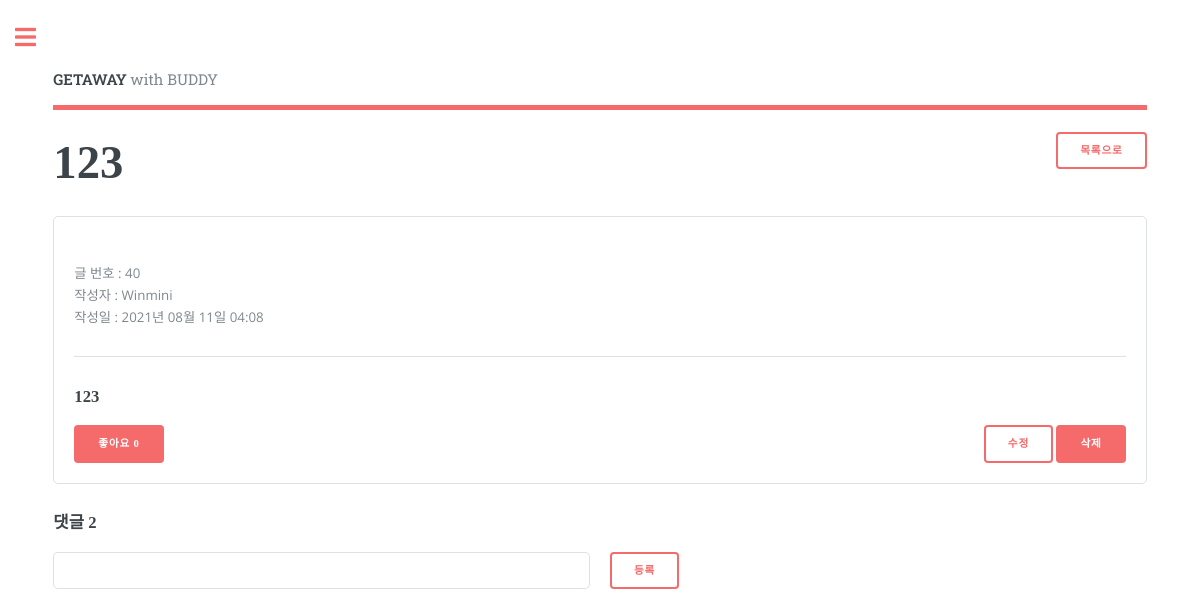
/detail/40/ (signed in), run on an earlier commit of the app's database.
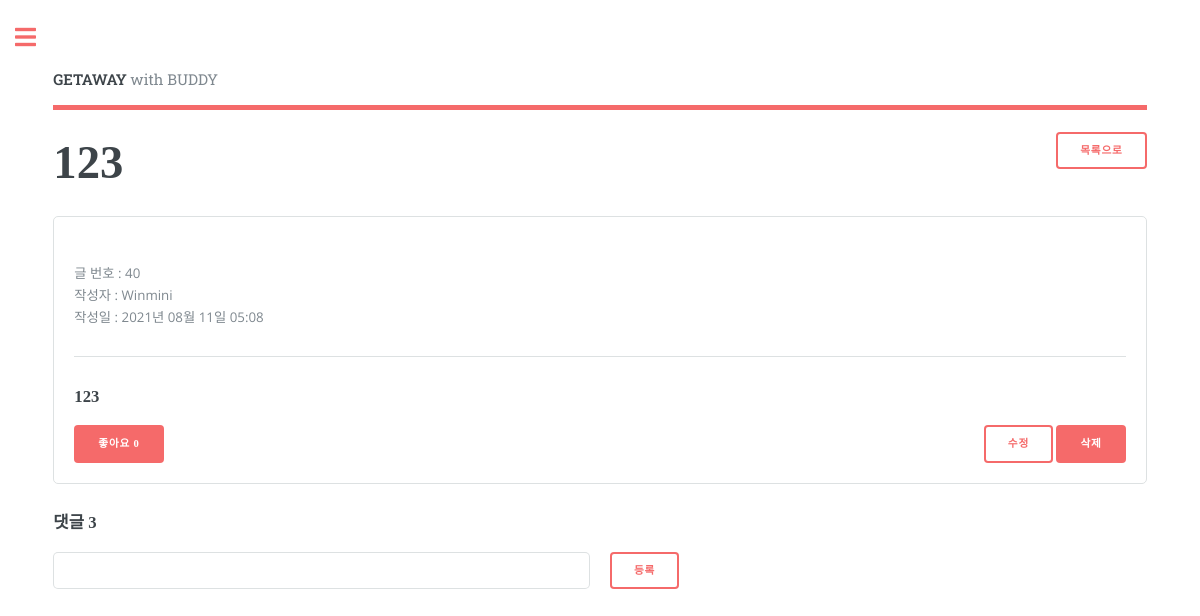
And on a later commit of the database.
### getaway/models.py (models this page shows, shortened)
class Board(models.Model):
    b_title = models.CharField(max_length=100)
    b_content = models.TextField(max_length=3000)
    b_like = models.IntegerField(default=0)
    b_comment = models.IntegerField(default=0)
    b_pubdate = models.DateTimeField(auto_now=True)
    b_user = models.ForeignKey(User, on_delete=models.DO_NOTHING, null=True, related_name='user_board')
    b_voter = models.ManyToManyField(User, related_name='voter_board')

### getaway/views.py (the view, shortened to what this page needs)
# urls.py: path('detail/<int:board_id>/', views.b_detail, name='b_detail'),
@csrf_exempt
def b_detail(request, board_id):
    if request.method == 'GET':
        user_id = request.session.get('user')
        post = get_object_or_404(Board, pk=board_id)
        comment_form = CommentForm()
        context = {
            'post': post,
            'comment_form': comment_form,
            'user': user_id
        }
        return render(request, 'getaway/detail.html', context)

### getaway/forms.py
class CommentForm(forms.ModelForm):
    class Meta:
        model = Comment
        fields = ['c_user', 'c_content']

### getaway/templates/getaway/detail.html (shortened to what this page needs)
{% load bootstrap4 %}
<!DOCTYPE HTML>
<html>
	<head>
		<link rel="stylesheet" href="../../static/assets/css/main.css" />
	</head>
	<body class="is-preload">
        <div id="wrapper">
            <div id="main">
                <div class="inner">
                    <header id="header">
                        <a href="{% url 'getaway:home' %}" class="logo" id="{{ user }}"><strong>GETAWAY</strong> with BUDDY</a>
                    </header>
                    <br>
                <div>
                        <button type="button"
                                class="button"
                                id="list_btn"
                                style="font-family: SansSerif; float: right;"
                                data-uri="{% url 'getaway:b_list' %}"> 목록으로 </button>
                    <h1 style="font-family: SansSerif;">{{ post.b_title }}</h1>
                </div>
                    <div class="content">
                        <div class="box">
                            <p class="card-text"
                               name="{{ post.id }}">글 번호 : <span id="board_id">{{ post.id }}</span><br>
                                                    작성자 : <span id="t_name">{{ post.b_user }}</span><br>
                                                    작성일 : {{ post.b_pubdate | date:"Y년 m월 d일 h:m" }}</p>
                            <hr>
                            <h3 style="font-family: SansSerif">{{ post.b_content }}</h3>
                            <div class="col-1">
                                <a href="{% url 'getaway:b_like' post.id %}"
                                   data-uri="{% url 'getaway:b_detail' post.id  %}">
                                    <button type="button"
                                            class="recommend primary"
                                            style="font-family: SansSerif">좋아요 {{post.b_voter.count}}</button>
                                </a>
                                <div style="float: right">
                                    <form action="" method="post">
                                        {% if user == post.b_user.id %}
                                            <button id="modify_btn"
                                                        type="button"
                                                        class="mod button"
                                                        data-uri="{% url 'getaway:b_modify' post.id %}"
                                                        style="font-family: SansSerif"> 수정 </button>
                                            <button type="button"
                                                    class="delete primary"
                                                    style="font-family: SansSerif"
                                                    data-uri="{% url 'getaway:b_remove' post.id  %}">삭제</button>
                                        {% endif %}
                                    </form>
                                </div>
                            </div>
                        </div>
                        <div class="container">
                            <h3 style="font-family: SansSerif">댓글 {{ post.b_comment }}</h3>
                                <div class="row gtr-uniform">
                                    <div class="col-6 l" >
                                        <input type="text" id="c_content">
                                    </div>
                                    <div class="col-6 col-12-xsmall">
                                         <button type="submit" style="font-family: SansSerif" id="comment_btn">등록</button>
                                    </div>
                                </div>
                                <br>
                        </div>
                        <br><br><br>
                    </div>
                </div>
            </div>
        </div>
	</body>
</html>

What changed in the data, as far as the page shows it:
changed Board "Winmini": b_pubdate "2021년 08월 11일 04:08" → "2021년 08월 11일 05:08"; b_comment "2" → "3"
